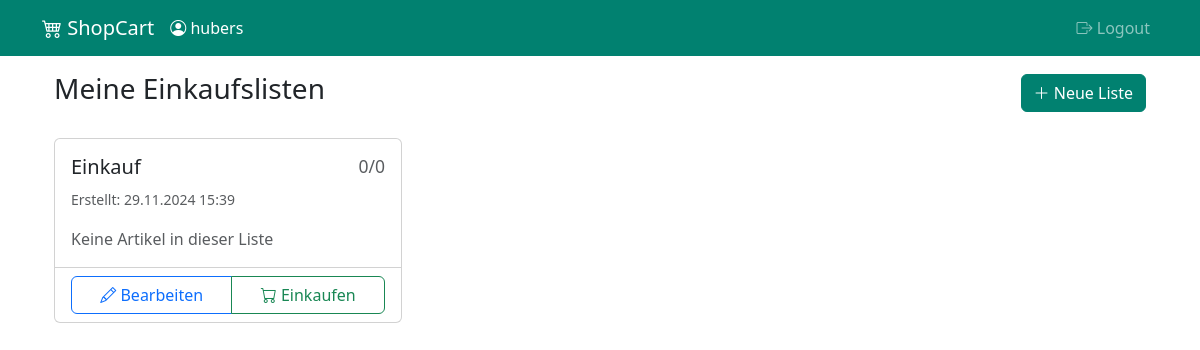
The page /index (signed in) on the database its author committed.
### app/models.py (models this page shows, shortened)
class User(UserMixin, db.Model):
    id = db.Column(db.Integer, primary_key=True)
    username = db.Column(db.String(80), unique=True, nullable=False)
    password_hash = db.Column(db.String(128))
    is_admin = db.Column(db.Boolean, default=False)
    registered_at = db.Column(db.DateTime, default=datetime.now(timezone.utc))
    last_login = db.Column(db.DateTime)
    shopping_lists = db.relationship('ShoppingList', backref='user', lazy=True)

class ShoppingList(db.Model):
    id = db.Column(db.Integer, primary_key=True)
    name = db.Column(db.String(100), default="Einkaufsliste", nullable=False)
    user_id = db.Column(db.Integer, db.ForeignKey('user.id'), nullable=False)
    created_at = db.Column(db.DateTime, default=datetime.now(timezone.utc))
    list_items = db.relationship("ShoppingListItem", back_populates="shopping_list",
                               cascade="all, delete-orphan")

### app/main/routes.py (the view)
@bp.route('/')
@bp.route('/index')
def index():
    if current_user.is_authenticated:
        shopping_lists = ShoppingList.query.filter_by(
            user_id=current_user.id
        ).order_by(
            ShoppingList.created_at.desc()
        ).all()
        return render_template('index.html',
                             title='Meine Einkaufslisten',
                             shopping_lists=shopping_lists)
    return render_template('index.html', title='Willkommen')

### app/__init__.py (called while the page is built)
def create_app(config_class=Config):
    app = Flask(__name__, static_folder='../static')
    app.config.from_object(config_class)
    db.init_app(app)
    login_manager.init_app(app)
    from app.auth import bp as auth_bp
    app.register_blueprint(auth_bp, url_prefix='/auth')
    from app.main import bp as main_bp
    app.register_blueprint(main_bp)
    @login_manager.user_loader
    def load_user(id):
        from app.models import User
        return User.query.get(int(id))
    return app

### app/main/routes.py (called while the page is built)
@bp.after_request
def add_header(response):
    if '/admin/' in request.path:
        response.headers['Cache-Control'] = 'no-store, no-cache, must-revalidate, post-check=0, pre-check=0, max-age=0'
        response.headers['Pragma'] = 'no-cache'
        response.headers['Expires'] = '-1'
    return response

### app/templates/index.html (shortened to what this page needs)
{% extends "base.html" %} {% block content %} {% if
current_user.is_authenticated %}
<div class="container">
  <div class="d-flex justify-content-between align-items-center mb-4">
    <h1 class="h3">Meine Einkaufslisten</h1>
    <a href="{{ url_for('main.shopping_list_new') }}" class="btn btn-primary">
      <i class="bi bi-plus-lg"></i> Neue Liste
    </a>
  </div>
  {% if shopping_lists %}
  <div class="row">
    {% for list in shopping_lists %}
    <div class="col-12 col-md-6 col-lg-4 mb-4">
      <div class="card h-100">
        <div class="card-body">
          <h5
            class="card-title d-flex justify-content-between align-items-center"
          >
            {{ list.name }}
            <small class="text-muted">
              {% set checked_items = list.list_items | selectattr('checked',
              'true') | list %} {% set total_items = list.list_items | list %}
              {{ checked_items|length }}/{{ total_items|length }}
            </small>
          </h5>
          <p class="card-text">
            <small class="text-muted">
              Erstellt: {{ list.created_at.strftime('%d.%m.%Y %H:%M') }}
            </small>
          </p>
          {% if list.list_items %}
          <ul class="list-unstyled mb-0">
            {% for item in list.list_items[:3] %}
            <li
              class="{% if item.checked %}text-decoration-line-through text-muted{% endif %}"
            >
              • {{ item.article.artName }} {% if item.quantity %} ({{
              item.quantity }} {{ item.unit }}) {% endif %}
            </li>
            {% endfor %} {% if list.list_items|length > 3 %}
            <li class="text-muted">
              • ... und {{ list.list_items|length - 3 }} weitere
            </li>
            {% endif %}
          </ul>
          {% else %}
          <p class="text-muted mb-0">Keine Artikel in dieser Liste</p>
          {% endif %}
        </div>
        <div class="card-footer bg-transparent">
          <div class="btn-group w-100">
            <a
              href="{{ url_for('main.shopping_list_edit', id=list.id) }}"
              class="btn btn-outline-primary"
            >
              <i class="bi bi-pencil"></i> Bearbeiten
            </a>
            <a
              href="{{ url_for('main.shopping_list_shop', id=list.id) }}"
              class="btn btn-outline-success"
            >
              <i class="bi bi-cart"></i> Einkaufen
            </a>
          </div>
        </div>
      </div>
    </div>
    {% endfor %}
  </div>
  {% endif %}
</div>
{% endif %} {% endblock %}

### app/templates/base.html (shortened to what this page needs)
<!DOCTYPE html>
<html lang="de">
  <head>
    <link
      href="https://cdn.jsdelivr.net/npm/bootstrap@5.3.2/dist/css/bootstrap.min.css"
      rel="stylesheet"
    />
    <link
      rel="stylesheet"
      href="https://cdn.jsdelivr.net/npm/bootstrap-icons@1.11.1/font/bootstrap-icons.css"
    />
  </head>
  <body>
    <nav class="navbar navbar-expand-lg navbar-dark bg-primary mb-3">
      <div class="container">
        <div class="d-flex align-items-center">
          <a class="navbar-brand me-3" href="{{ url_for('main.index') }}">
            <i class="bi bi-cart4"></i> ShopCart
          </a>
          {% if current_user.is_authenticated %}
          <span class="navbar-text text-white">
            <i class="bi bi-person-circle"></i> {{ current_user.username }}
          </span>
          {% endif %}
        </div>
        <div class="collapse navbar-collapse" id="navbarNav">
          <ul class="navbar-nav ms-auto">
            {% if current_user.is_authenticated %}
            <li class="nav-item">
              <a class="nav-link" href="{{ url_for('auth.logout') }}">
                <i class="bi bi-box-arrow-right"></i> Logout
              </a>
            </li>
            {% endif %}
          </ul>
        </div>
      </div>
    </nav>
    <div class="container mb-4">{% block content %}{% endblock %}</div>
  </body>
</html>

### app/templates/base.html (style rules this page uses)
.navbar { background-color: #018170 !important; }
.btn-primary { background-color: #018170 !important; border-color: #018170 !important; }

### rows shown on the page
User: username "hubers"
ShoppingList: name "Einkauf", checked_items "0", total_items "0", created_at "29.11.2024 15:39"
